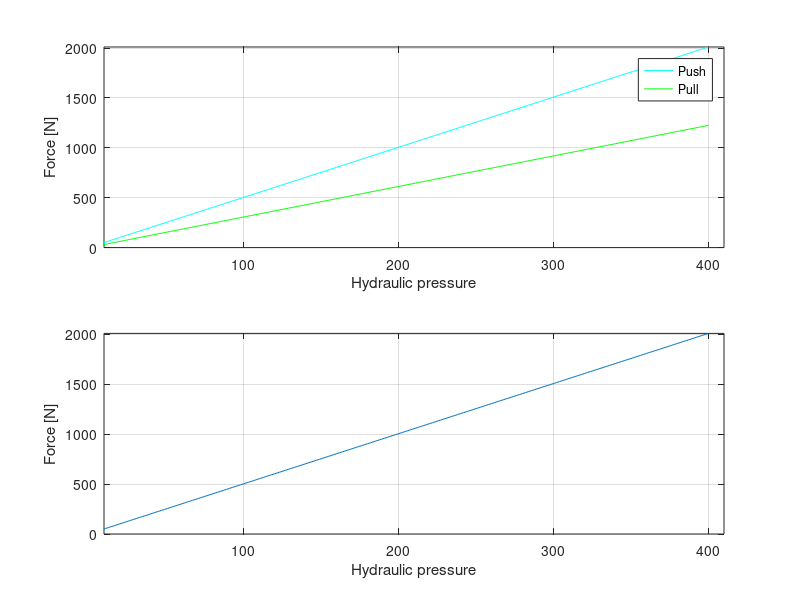

This chart was generated by the following MATLAB code:
close all
clear all

r_rod=0.0025;
r_piston=0.004;

p_min=10;
p_max=400;

p=(p_min:p_max);


for index=1:length(p)
   f_gear_push(index) = p(index)*100000*r_piston^2*pi;
   f_gear_pull(index) = (p(index)*100000*(r_piston^2-r_rod^2)*pi);
   f_clutch(index) = p(index)*100000*r_piston^2*pi;
end


subplot(2,1,1)
plot(p,f_gear_push,'c',p,f_gear_pull,'g')
axis([p_min p_max+10 0 max([max(f_gear_push) max(f_gear_pull)])])
ylabel('Force [N]')
xlabel('Hydraulic pressure')
grid on;
legend('Push','Pull');

subplot(2,1,2)
plot(p,f_clutch)
ylabel('Force [N]')
xlabel('Hydraulic pressure')
axis([p_min p_max+10 0 max(f_clutch)])
grid on